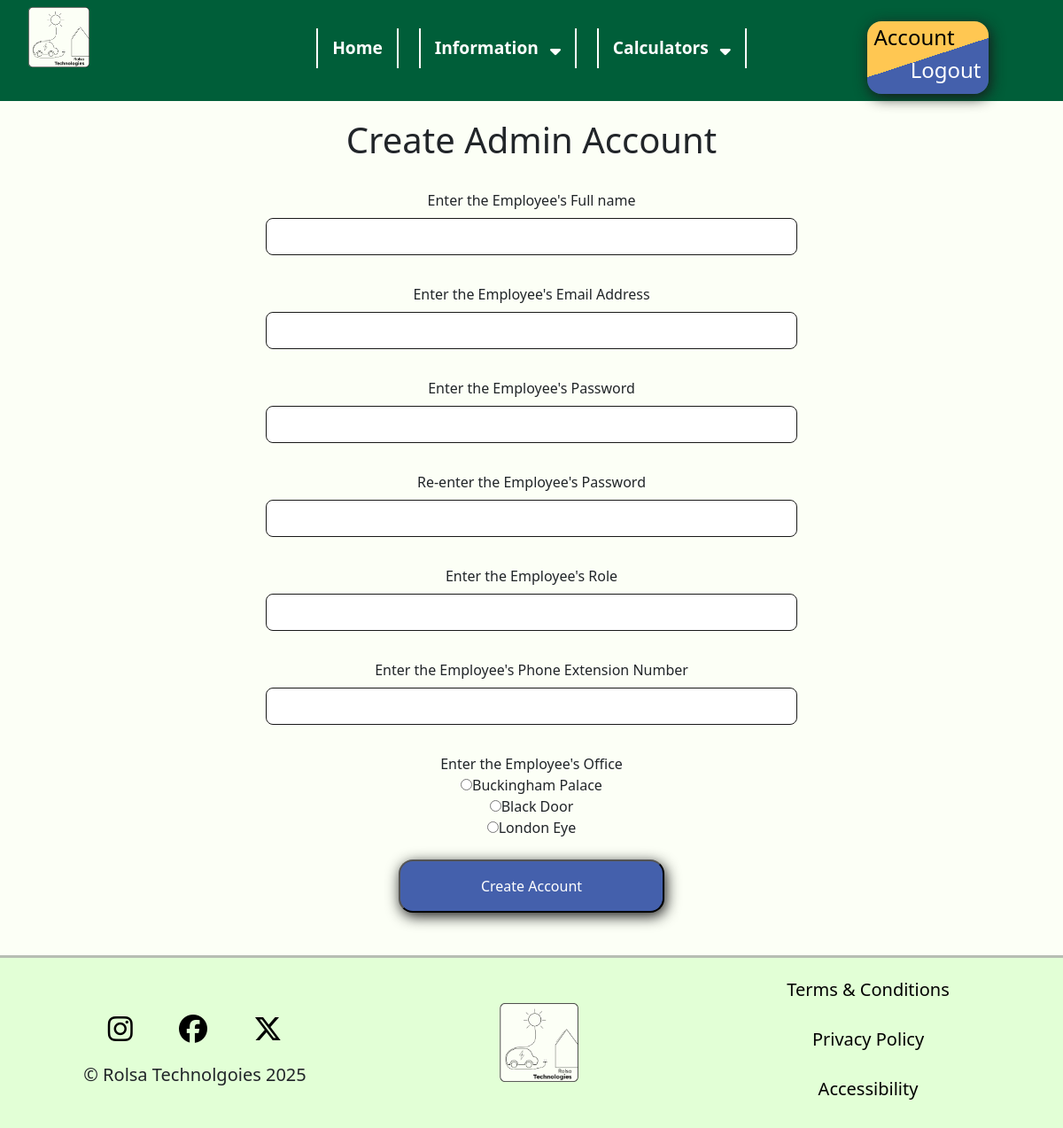
Page /create_admin (signed in) on the committed database.
### tables this page shows
CREATE TABLE Office(
    OfficeID INTEGER NOT NULL,
    OfficeName VARCHAR(50) NOT NULL,
    Address TEXT NOT NULL,
    Postcode VARCHAR(8) NOT NULL,
    PRIMARY KEY (OfficeID)
);

### main.py (the view)
@app.route("/create_admin")
def CreateAdmin():
    if session.get('type', None) == 3:
        Offices = Get.RetrieveOffice()
        return render_template("addadmin.html", Offices = Offices)
    else:
        return redirect("/account")

### get.py (called while the page is built)
def RetrieveOffice():
    con = sqlite3.connect("RolsaDB.db")
    cursor = con.cursor()
    cursor.execute("SELECT OfficeID, OfficeName FROM Office")
    Offices = cursor.fetchall()
    con.close()
    return Offices

### main.py (called while the page is built)
@app.context_processor
def inject_global_data():
    return {
        "account": session.get('account', None), #email address is considered as account
        "type": session.get('type', None) #type is considered as account type (Personal, Business, Admin)
    }

### templates/addadmin.html (shortened to what this page needs)
{% extends "base.html" %}
{% block css %}
    <link rel="stylesheet" href="{{ url_for('static', filename='css/admin.css') }}">
{% endblock %}
{% block content %}
<h1>Create Admin Account</h1><br>
<center>
<form action="{{ url_for('AddAdmin')}}" method="post">
    <label for="name">Enter the Employee's Full name</label><br>
    <input type="text" name="name" id="name" required>
    <br><br>
    <label for="email">Enter the Employee's Email Address</label><br>
    <input type="email" name="email" id="email" required>
    <br><br>
    <label for="password">Enter the Employee's Password</label><br>
    <input type="password" name="password" id="password" required>
    <br><br>
    <label for="retype">Re-enter the Employee's Password</label><br>
    <input type="password" name="retype" id="retype" required>
    <br><br>
    <label for="role">Enter the Employee's Role</label><br>
    <input type="text" name="role" id="role" required>
    <br><br>
    <label for="ext">Enter the Employee's Phone Extension Number</label><br>
    <input type="number" name="ext" id="ext" min="100" max="999" required>
    <br><br>
    <label for="office">Enter the Employee's Office</label><br>
    {% for office in Offices %}
        <input required type="radio" name="office" id="office" value="{{ office[0] }}">{{ office[1] }}<br>
    {% endfor %}
    <br>
    <button type="submit" id="BlueButton">Create Account</button>
</form></center><br><br>
{%endblock%}

### static/css/general.css (style rules this page uses)
body { font-family: "Lexend", sans-serif; margin: 0; padding: 0; background-color: #FCFFF6 !important; color: #191919; }
h1 { text-align: center; margin-bottom: 1.5vh; }
#BlueButton { background-color: #4460AC; color: white; padding: 2vh 4vh; border-radius: 2vh; min-width: 300px; max-width: 95%; box-shadow: 0.25vh 0.5vh 2vh #191919; transition: 0.25s; }

### static/css/admin.css (style rules this page uses)
input[type="text"], [type="email"], [type="password"], [type="number"] { width: 50%; padding: 1vh; margin: 1vh 0; border: 1px solid #191919; border-radius: 1vh; transition: 0.25s all; }

### rows in the picture
Office: OfficeName "Buckingham Palace"
Office: OfficeName "Black Door"
Office: OfficeName "London Eye"
